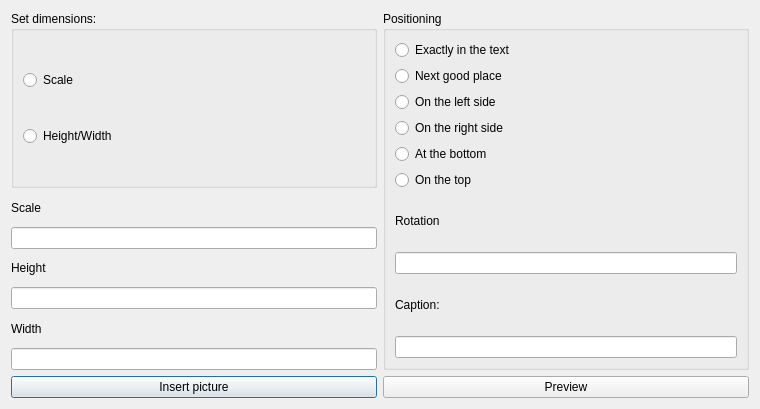
<?xml version="1.0" encoding="UTF-8"?>
<ui version="4.0">
 <class>vertical_layout</class>
 <widget class="QDialog" name="vertical_layout">
  <property name="geometry">
   <rect>
    <x>0</x>
    <y>0</y>
    <width>760</width>
    <height>409</height>
   </rect>
  </property>
  <property name="windowTitle">
   <string>Dialog</string>
  </property>
  <layout class="QVBoxLayout" name="verticalLayout_8">
   <item>
    <layout class="QVBoxLayout" name="verticalLayout_7">
     <item>
      <widget class="QSplitter" name="splitter">
       <property name="orientation">
        <enum>Qt::Horizontal</enum>
       </property>
       <widget class="QWidget" name="layoutWidget">
        <layout class="QHBoxLayout" name="horizontalLayout">
         <item>
          <layout class="QVBoxLayout" name="verticalLayout_3">
           <item>
            <widget class="QGroupBox" name="groupBox">
             <property name="title">
              <string>Set dimensions:</string>
             </property>
             <layout class="QVBoxLayout" name="verticalLayout">
              <item>
               <widget class="QRadioButton" name="ScaleButton">
                <property name="text">
                 <string>Scale</string>
                </property>
               </widget>
              </item>
              <item>
               <widget class="QRadioButton" name="HeightandWidth">
                <property name="text">
                 <string>Height/Width</string>
                </property>
               </widget>
              </item>
             </layout>
            </widget>
           </item>
           <item>
            <layout class="QVBoxLayout" name="verticalLayout_2">
             <item>
              <widget class="QLabel" name="label_2">
               <property name="text">
                <string>Scale</string>
               </property>
              </widget>
             </item>
             <item>
              <widget class="QLineEdit" name="Scale">
               <property name="text">
                <string/>
               </property>
              </widget>
             </item>
             <item>
              <widget class="QLabel" name="label_3">
               <property name="text">
                <string>Height</string>
               </property>
              </widget>
             </item>
             <item>
              <widget class="QLineEdit" name="Height"/>
             </item>
             <item>
              <widget class="QLabel" name="label_4">
               <property name="text">
                <string>Width</string>
               </property>
              </widget>
             </item>
             <item>
              <widget class="QLineEdit" name="Width"/>
             </item>
            </layout>
           </item>
          </layout>
         </item>
         <item>
          <layout class="QVBoxLayout" name="verticalLayout_6">
           <item>
            <widget class="QGroupBox" name="groupBox_2">
             <property name="title">
              <string>Positioning</string>
             </property>
             <layout class="QVBoxLayout" name="verticalLayout_5">
              <item>
               <widget class="QRadioButton" name="ExactlyInText">
                <property name="text">
                 <string>Exactly in the text</string>
                </property>
               </widget>
              </item>
              <item>
               <widget class="QRadioButton" name="NextgoodPlace">
                <property name="text">
                 <string>Next good place</string>
                </property>
               </widget>
              </item>
              <item>
               <widget class="QRadioButton" name="LeftSide">
                <property name="text">
                 <string>On the left side</string>
                </property>
               </widget>
              </item>
              <item>
               <widget class="QRadioButton" name="RightSide">
                <property name="text">
                 <string>On the right side</string>
                </property>
               </widget>
              </item>
              <item>
               <widget class="QRadioButton" name="BottomButton">
                <property name="text">
                 <string>At the bottom</string>
                </property>
               </widget>
              </item>
              <item>
               <widget class="QRadioButton" name="TopButton">
                <property name="text">
                 <string>On the top</string>
                </property>
               </widget>
              </item>
              <item>
               <layout class="QVBoxLayout" name="verticalLayout_4">
                <item>
                 <widget class="QLabel" name="label_5">
                  <property name="text">
                   <string>Rotation</string>
                  </property>
                 </widget>
                </item>
                <item>
                 <widget class="QLineEdit" name="lineEdit_4"/>
                </item>
                <item>
                 <widget class="QLabel" name="label_6">
                  <property name="text">
                   <string>Caption:</string>
                  </property>
                 </widget>
                </item>
                <item>
                 <widget class="QLineEdit" name="lineEdit_5"/>
                </item>
               </layout>
              </item>
             </layout>
            </widget>
           </item>
          </layout>
         </item>
        </layout>
       </widget>
      </widget>
     </item>
     <item>
      <layout class="QHBoxLayout" name="horizontalLayout_2">
       <item>
        <widget class="QPushButton" name="pushButton">
         <property name="text">
          <string>Insert picture</string>
         </property>
        </widget>
       </item>
       <item>
        <widget class="QPushButton" name="pushButton_2">
         <property name="text">
          <string>Preview</string>
         </property>
        </widget>
       </item>
      </layout>
     </item>
    </layout>
   </item>
  </layout>
 </widget>
 <resources/>
 <connections/>
</ui>
